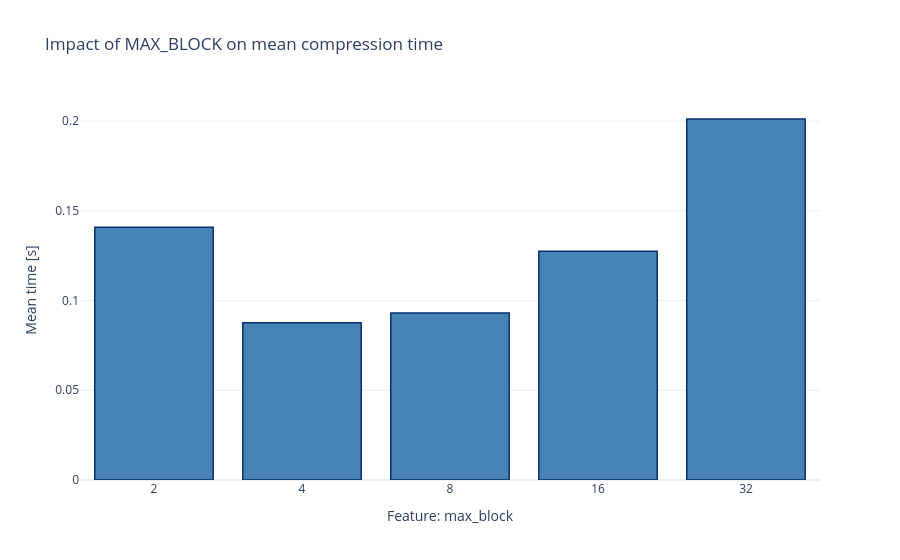
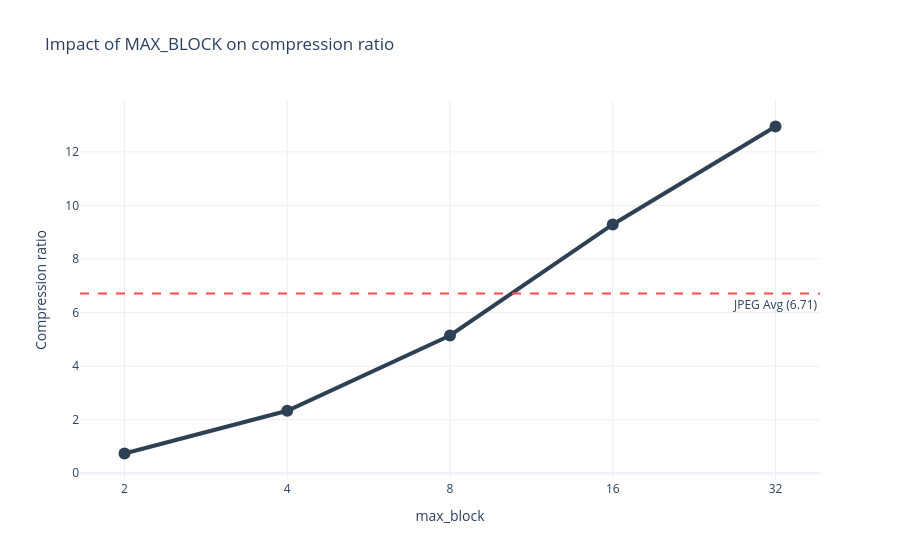
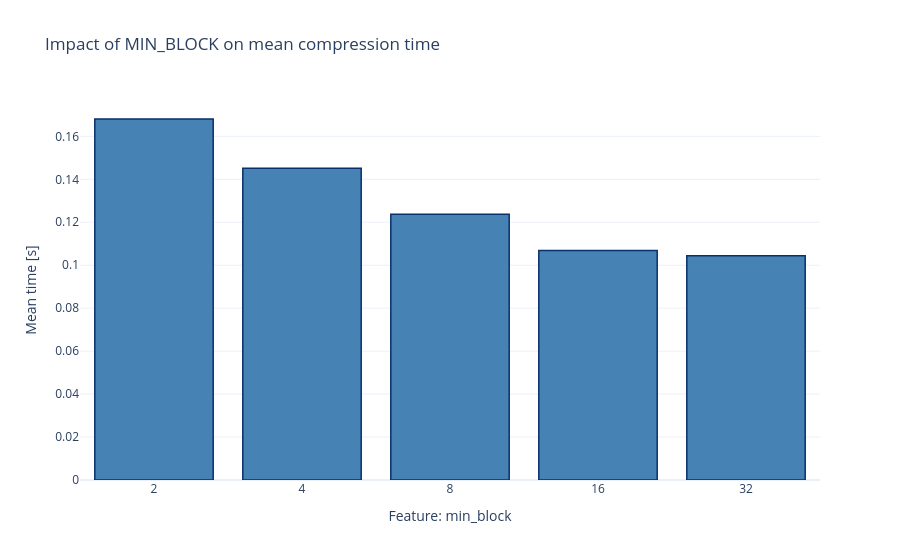
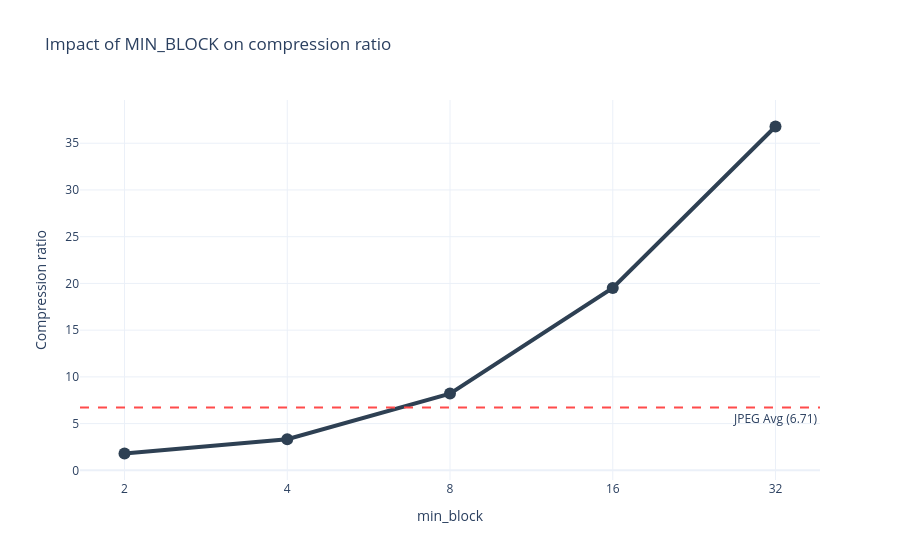

These figures' notebook cell, in order:
### Code cell
visualize_bench_result(df_max_min, features=["max_block", "min_block"])

### Figure 1 — Plotly figure (JSON) as saved in the notebook; plotly's stock layout.template omitted (floating-point values rounded to 4 significant figures)
{"data": [{"hovertemplate": "Feature: max_block=%{x}<br>Mean time [s]=%{y}<extra></extra>", "legendgroup": "", "marker": {"color": "#4682B4", "line": {"color": "rgb(8,48,107)", "width": 1.5}, "pattern": {"shape": ""}}, "name": "", "orientation": "v", "showlegend": false, "textposition": "auto", "type": "bar", "x": ["2", "4", "8", "16", "32"], "xaxis": "x", "y": [0.1408, 0.08763, 0.09299, 0.1274, 0.2011], "yaxis": "y"}], "layout": {"barmode": "relative", "legend": {"tracegroupgap": 0}, "title": {"text": "Impact of MAX_BLOCK on mean compression time"}, "xaxis": {"anchor": "y", "domain": [0, 1], "title": {"text": "Feature: max_block"}, "type": "category"}, "yaxis": {"anchor": "x", "domain": [0, 1], "title": {"text": "Mean time [s]"}}}}

### Figure 2 — Plotly figure (JSON) as saved in the notebook; plotly's stock layout.template omitted (floating-point values rounded to 4 significant figures)
{"data": [{"hovertemplate": "max_block=%{x}<br>Compression ratio=%{y}<extra></extra>", "legendgroup": "", "line": {"color": "#2E4053", "dash": "solid", "width": 4}, "marker": {"size": 12, "symbol": "circle"}, "mode": "lines+markers", "name": "", "orientation": "v", "showlegend": false, "type": "scatter", "x": ["2", "4", "8", "16", "32"], "xaxis": "x", "y": [0.7378, 2.334, 5.146, 9.292, 12.95], "yaxis": "y"}], "layout": {"annotations": [{"showarrow": false, "text": "JPEG Avg (6.71)", "x": 1, "xanchor": "right", "xref": "x domain", "y": 6.712, "yanchor": "top", "yref": "y"}], "legend": {"tracegroupgap": 0}, "shapes": [{"line": {"color": "#FF4B4B", "dash": "dash"}, "type": "line", "x0": 0, "x1": 1, "xref": "x domain", "y0": 6.712, "y1": 6.712, "yref": "y"}], "title": {"text": "Impact of MAX_BLOCK on compression ratio"}, "xaxis": {"anchor": "y", "domain": [0, 1], "title": {"text": "max_block"}, "type": "category"}, "yaxis": {"anchor": "x", "domain": [0, 1], "title": {"text": "Compression ratio"}}}}

### Figure 3 — Plotly figure (JSON) as saved in the notebook; plotly's stock layout.template omitted (floating-point values rounded to 4 significant figures)
{"data": [{"hovertemplate": "Feature: min_block=%{x}<br>Mean time [s]=%{y}<extra></extra>", "legendgroup": "", "marker": {"color": "#4682B4", "line": {"color": "rgb(8,48,107)", "width": 1.5}, "pattern": {"shape": ""}}, "name": "", "orientation": "v", "showlegend": false, "textposition": "auto", "type": "bar", "x": ["2", "4", "8", "16", "32"], "xaxis": "x", "y": [0.1681, 0.1451, 0.1237, 0.1069, 0.1044], "yaxis": "y"}], "layout": {"barmode": "relative", "legend": {"tracegroupgap": 0}, "title": {"text": "Impact of MIN_BLOCK on mean compression time"}, "xaxis": {"anchor": "y", "domain": [0, 1], "title": {"text": "Feature: min_block"}, "type": "category"}, "yaxis": {"anchor": "x", "domain": [0, 1], "title": {"text": "Mean time [s]"}}}}

### Figure 4 — Plotly figure (JSON) as saved in the notebook; plotly's stock layout.template omitted (floating-point values rounded to 4 significant figures)
{"data": [{"hovertemplate": "min_block=%{x}<br>Compression ratio=%{y}<extra></extra>", "legendgroup": "", "line": {"color": "#2E4053", "dash": "solid", "width": 4}, "marker": {"size": 12, "symbol": "circle"}, "mode": "lines+markers", "name": "", "orientation": "v", "showlegend": false, "type": "scatter", "x": ["2", "4", "8", "16", "32"], "xaxis": "x", "y": [1.801, 3.322, 8.213, 19.52, 36.79], "yaxis": "y"}], "layout": {"annotations": [{"showarrow": false, "text": "JPEG Avg (6.71)", "x": 1, "xanchor": "right", "xref": "x domain", "y": 6.712, "yanchor": "top", "yref": "y"}], "legend": {"tracegroupgap": 0}, "shapes": [{"line": {"color": "#FF4B4B", "dash": "dash"}, "type": "line", "x0": 0, "x1": 1, "xref": "x domain", "y0": 6.712, "y1": 6.712, "yref": "y"}], "title": {"text": "Impact of MIN_BLOCK on compression ratio"}, "xaxis": {"anchor": "y", "domain": [0, 1], "title": {"text": "min_block"}, "type": "category"}, "yaxis": {"anchor": "x", "domain": [0, 1], "title": {"text": "Compression ratio"}}}}
